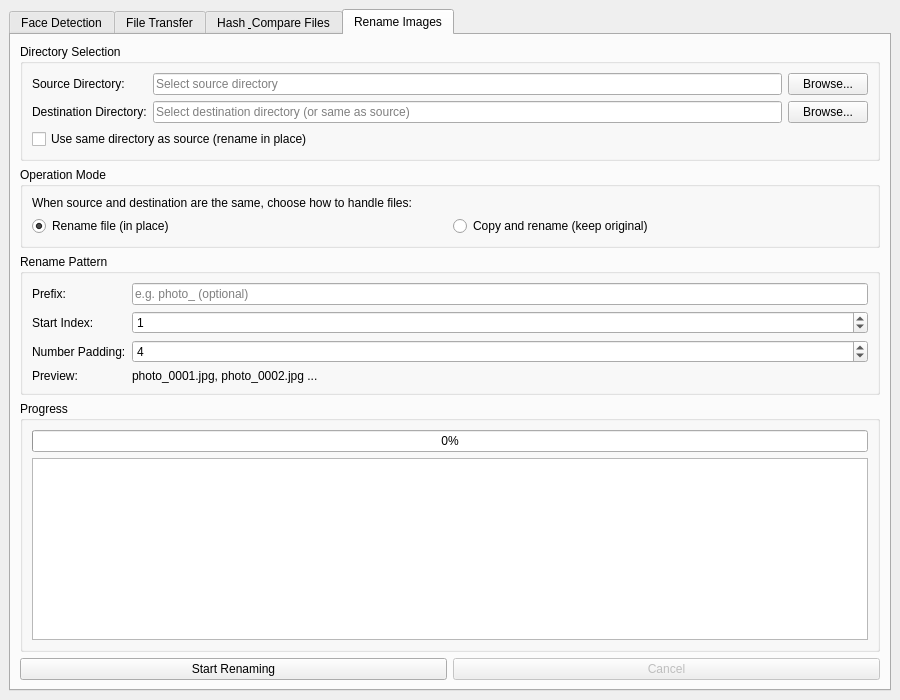
<?xml version="1.0" encoding="UTF-8"?>
<ui version="4.0">
 <class>FacebookMediaGUI</class>
 <widget class="QMainWindow" name="FacebookMediaGUI">
  <property name="geometry">
   <rect>
    <x>0</x>
    <y>0</y>
    <width>900</width>
    <height>700</height>
   </rect>
  </property>
  <property name="windowTitle">
   <string>Facebook Media Gather</string>
  </property>
  <widget class="QWidget" name="centralwidget">
   <layout class="QVBoxLayout" name="centralLayout">
    <item>
     <widget class="QTabWidget" name="tabs">
      <property name="currentIndex">
       <number>3</number>
      </property>
      <widget class="QWidget" name="face_detection_tab">
       <attribute name="title">
        <string>Face Detection</string>
       </attribute>
       <layout class="QVBoxLayout" name="fdMainLayout">
        <item>
         <widget class="QGroupBox" name="fdDirsGroup">
          <property name="title">
           <string>Directory Selection</string>
          </property>
          <layout class="QGridLayout" name="fdDirsLayout">
           <item row="0" column="0">
            <widget class="QLabel" name="fdSrcLabel">
             <property name="text">
              <string>Source Directory:</string>
             </property>
            </widget>
           </item>
           <item row="0" column="1">
            <widget class="QLineEdit" name="src_dir_edit"/>
           </item>
           <item row="0" column="2">
            <widget class="QPushButton" name="fdSrcBrowseBtn">
             <property name="text">
              <string>Browse...</string>
             </property>
            </widget>
           </item>
           <item row="1" column="0">
            <widget class="QLabel" name="fdDestLabel">
             <property name="text">
              <string>Destination Directory:</string>
             </property>
            </widget>
           </item>
           <item row="1" column="1">
            <widget class="QLineEdit" name="dest_dir_edit"/>
           </item>
           <item row="1" column="2">
            <widget class="QPushButton" name="fdDestBrowseBtn">
             <property name="text">
              <string>Browse...</string>
             </property>
            </widget>
           </item>
          </layout>
         </widget>
        </item>
        <item>
         <widget class="QGroupBox" name="fdConfigGroup">
          <property name="title">
           <string>Configuration</string>
          </property>
          <layout class="QGridLayout" name="fdConfigLayout">
           <item row="0" column="0">
            <widget class="QLabel" name="minFacesLabel">
             <property name="text">
              <string>Minimum Faces:</string>
             </property>
            </widget>
           </item>
           <item row="0" column="1">
            <widget class="QSpinBox" name="min_faces_spin">
             <property name="minimum">
              <number>1</number>
             </property>
             <property name="maximum">
              <number>20</number>
             </property>
             <property name="value">
              <number>1</number>
             </property>
            </widget>
           </item>
           <item row="1" column="0">
            <widget class="QLabel" name="threadsLabel">
             <property name="text">
              <string>Thread Count:</string>
             </property>
            </widget>
           </item>
           <item row="1" column="1">
            <widget class="QSpinBox" name="threads_spin">
             <property name="minimum">
              <number>1</number>
             </property>
             <property name="maximum">
              <number>32</number>
             </property>
             <property name="value">
              <number>8</number>
             </property>
            </widget>
           </item>
           <item row="2" column="0">
            <widget class="QLabel" name="processingModeLabel">
             <property name="text">
              <string>Processing Mode:</string>
             </property>
            </widget>
           </item>
           <item row="2" column="1">
            <widget class="QLabel" name="fdModeValueLabel">
             <property name="text">
              <string>CPU — thread pool</string>
             </property>
            </widget>
           </item>
           <item row="3" column="0" colspan="2">
            <widget class="QCheckBox" name="prevent_dup_check">
             <property name="text">
              <string>Prevent Duplication</string>
             </property>
             <property name="checked">
              <bool>true</bool>
             </property>
            </widget>
           </item>
          </layout>
         </widget>
        </item>
        <item>
         <widget class="QGroupBox" name="fdProgressGroup">
          <property name="title">
           <string>Progress</string>
          </property>
          <layout class="QVBoxLayout" name="fdProgressLayout">
           <item>
            <widget class="QProgressBar" name="fd_progress_bar">
             <property name="value">
              <number>0</number>
             </property>
            </widget>
           </item>
           <item>
            <layout class="QHBoxLayout" name="fdStatusLayout">
             <item>
              <widget class="QLabel" name="label">
               <property name="text">
                <string>Processed:</string>
               </property>
              </widget>
             </item>
             <item>
              <widget class="QLabel" name="processed_label">
               <property name="text">
                <string>0</string>
               </property>
              </widget>
             </item>
             <item>
              <widget class="QLabel" name="label">
               <property name="text">
                <string>Copied:</string>
               </property>
              </widget>
             </item>
             <item>
              <widget class="QLabel" name="copied_label">
               <property name="text">
                <string>0</string>
               </property>
              </widget>
             </item>
             <item>
              <widget class="QLabel" name="label">
               <property name="text">
                <string>Errors:</string>
               </property>
              </widget>
             </item>
             <item>
              <widget class="QLabel" name="errors_label">
               <property name="text">
                <string>0</string>
               </property>
              </widget>
             </item>
            </layout>
           </item>
          </layout>
         </widget>
        </item>
        <item>
         <widget class="QGroupBox" name="fdLogGroup">
          <property name="title">
           <string>Log</string>
          </property>
          <layout class="QVBoxLayout" name="fdLogLayout">
           <item>
            <widget class="QTextEdit" name="fd_log_text">
             <property name="readOnly">
              <bool>true</bool>
             </property>
            </widget>
           </item>
          </layout>
         </widget>
        </item>
        <item>
         <layout class="QHBoxLayout" name="fdBtnLayout">
          <item>
           <widget class="QPushButton" name="fd_start_btn">
            <property name="text">
             <string>Start Processing</string>
            </property>
           </widget>
          </item>
          <item>
           <widget class="QPushButton" name="fd_cancel_btn">
            <property name="enabled">
             <bool>false</bool>
            </property>
            <property name="text">
             <string>Cancel</string>
            </property>
           </widget>
          </item>
         </layout>
        </item>
       </layout>
      </widget>
      <widget class="QWidget" name="file_transfer_tab">
       <attribute name="title">
        <string>File Transfer</string>
       </attribute>
       <layout class="QVBoxLayout" name="ftMainLayout">
        <item>
         <widget class="QGroupBox" name="ftDirsGroup">
          <property name="title">
           <string>Directory Selection</string>
          </property>
          <layout class="QGridLayout" name="ftDirsLayout">
           <item row="0" column="0">
            <widget class="QLabel" name="fbSrcLabel">
             <property name="text">
              <string>Facebook Data Directory:</string>
             </property>
            </widget>
           </item>
           <item row="0" column="1">
            <widget class="QLineEdit" name="fb_src_dir_edit">
             <property name="placeholderText">
              <string>Select the Facebook messages directory</string>
             </property>
            </widget>
           </item>
           <item row="0" column="2">
            <widget class="QPushButton" name="fbSrcBrowseBtn">
             <property name="text">
              <string>Browse...</string>
             </property>
            </widget>
           </item>
           <item row="1" column="0">
            <widget class="QLabel" name="fbDestLabel">
             <property name="text">
              <string>Destination Directory:</string>
             </property>
            </widget>
           </item>
           <item row="1" column="1">
            <widget class="QLineEdit" name="fb_dest_dir_edit">
             <property name="placeholderText">
              <string>Select where to copy media files</string>
             </property>
            </widget>
           </item>
           <item row="1" column="2">
            <widget class="QPushButton" name="fbDestBrowseBtn">
             <property name="text">
              <string>Browse...</string>
             </property>
            </widget>
           </item>
          </layout>
         </widget>
        </item>
        <item>
         <widget class="QGroupBox" name="fileTypesGroup">
          <property name="title">
           <string>File Types to Include</string>
          </property>
          <layout class="QHBoxLayout" name="fileTypesLayout">
           <item>
            <widget class="QCheckBox" name="include_images_check">
             <property name="text">
              <string>Images (JPG, PNG)</string>
             </property>
             <property name="checked">
              <bool>true</bool>
             </property>
            </widget>
           </item>
           <item>
            <widget class="QCheckBox" name="include_videos_check">
             <property name="text">
              <string>Videos (MP4)</string>
             </property>
             <property name="checked">
              <bool>true</bool>
             </property>
            </widget>
           </item>
           <item>
            <widget class="QCheckBox" name="include_gifs_check">
             <property name="text">
              <string>GIFs</string>
             </property>
             <property name="checked">
              <bool>true</bool>
             </property>
            </widget>
           </item>
          </layout>
         </widget>
        </item>
        <item>
         <widget class="QGroupBox" name="idsGroup">
          <property name="title">
           <string>Conversation IDs</string>
          </property>
          <layout class="QVBoxLayout" name="idsLayout">
           <item>
            <widget class="QListWidget" name="conversation_list"/>
           </item>
           <item>
            <layout class="QHBoxLayout" name="idBtnsLayout">
             <item>
              <widget class="QPushButton" name="addIdBtn">
               <property name="text">
                <string>Add ID</string>
               </property>
              </widget>
             </item>
             <item>
              <widget class="QPushButton" name="removeIdBtn">
               <property name="text">
                <string>Remove Selected</string>
               </property>
              </widget>
             </item>
             <item>
              <widget class="QPushButton" name="loadIdsBtn">
               <property name="text">
                <string>Load IDs from File</string>
               </property>
              </widget>
             </item>
             <item>
              <widget class="QPushButton" name="saveIdsBtn">
               <property name="text">
                <string>Save IDs to File</string>
               </property>
              </widget>
             </item>
            </layout>
           </item>
          </layout>
         </widget>
        </item>
        <item>
         <widget class="QGroupBox" name="ftProgressGroup">
          <property name="title">
           <string>Progress</string>
          </property>
          <layout class="QVBoxLayout" name="ftProgressLayout">
           <item>
            <widget class="QProgressBar" name="transfer_progress_bar">
             <property name="value">
              <number>0</number>
             </property>
            </widget>
           </item>
           <item>
            <widget class="QTextEdit" name="transfer_log">
             <property name="readOnly">
              <bool>true</bool>
             </property>
            </widget>
           </item>
          </layout>
         </widget>
        </item>
        <item>
         <layout class="QHBoxLayout" name="ftBtnLayout">
          <item>
           <widget class="QPushButton" name="transfer_start_btn">
            <property name="text">
             <string>Start Transfer</string>
            </property>
           </widget>
          </item>
          <item>
           <widget class="QPushButton" name="transfer_cancel_btn">
            <property name="enabled">
             <bool>false</bool>
            </property>
            <property name="text">
             <string>Cancel</string>
            </property>
           </widget>
          </item>
         </layout>
        </item>
       </layout>
      </widget>
      <widget class="QWidget" name="hash_files_tab">
       <attribute name="title">
        <string>Hash &amp; Compare Files</string>
       </attribute>
       <layout class="QVBoxLayout" name="hashMainLayout">
        <item>
         <widget class="QGroupBox" name="hashDirsGroup">
          <property name="title">
           <string>Directory Selection</string>
          </property>
          <layout class="QGridLayout" name="hashDirsLayout">
           <item row="0" column="0">
            <widget class="QLabel" name="hashSrcLabel">
             <property name="text">
              <string>Source Directory:</string>
             </property>
            </widget>
           </item>
           <item row="0" column="1">
            <widget class="QLineEdit" name="hash_src_dir_edit"/>
           </item>
           <item row="0" column="2">
            <widget class="QPushButton" name="hashSrcBrowseBtn">
             <property name="text">
              <string>Browse...</string>
             </property>
            </widget>
           </item>
           <item row="1" column="0">
            <widget class="QLabel" name="hashTargetLabel">
             <property name="text">
              <string>Target Directory:</string>
             </property>
            </widget>
           </item>
           <item row="1" column="1">
            <widget class="QLineEdit" name="hash_target_dir_edit"/>
           </item>
           <item row="1" column="2">
            <widget class="QPushButton" name="hashTargetBrowseBtn">
             <property name="text">
              <string>Browse...</string>
             </property>
            </widget>
           </item>
          </layout>
         </widget>
        </item>
        <item>
         <widget class="QGroupBox" name="actionGroup">
          <property name="title">
           <string>Action</string>
          </property>
          <layout class="QVBoxLayout" name="actionLayout">
           <item>
            <widget class="QComboBox" name="hash_action_combo">
             <item>
              <property name="text">
               <string>Calculate hashes and find matches</string>
              </property>
             </item>
             <item>
              <property name="text">
               <string>Rename target files to match source files</string>
              </property>
             </item>
            </widget>
           </item>
          </layout>
         </widget>
        </item>
        <item>
         <widget class="QGroupBox" name="hashProgressGroup">
          <property name="title">
           <string>Progress</string>
          </property>
          <layout class="QVBoxLayout" name="hashProgressLayout">
           <item>
            <widget class="QProgressBar" name="hash_progress_bar">
             <property name="value">
              <number>0</number>
             </property>
            </widget>
           </item>
           <item>
            <widget class="QTextEdit" name="hash_log">
             <property name="readOnly">
              <bool>true</bool>
             </property>
            </widget>
           </item>
          </layout>
         </widget>
        </item>
        <item>
         <layout class="QHBoxLayout" name="hashBtnLayout">
          <item>
           <widget class="QPushButton" name="hash_start_btn">
            <property name="text">
             <string>Start Processing</string>
            </property>
           </widget>
          </item>
          <item>
           <widget class="QPushButton" name="hash_cancel_btn">
            <property name="enabled">
             <bool>false</bool>
            </property>
            <property name="text">
             <string>Cancel</string>
            </property>
           </widget>
          </item>
         </layout>
        </item>
       </layout>
      </widget>
      <widget class="QWidget" name="rename_images_tab">
       <attribute name="title">
        <string>Rename Images</string>
       </attribute>
       <layout class="QVBoxLayout" name="renameMainLayout">
        <item>
         <widget class="QGroupBox" name="renameDirsGroup">
          <property name="title">
           <string>Directory Selection</string>
          </property>
          <layout class="QGridLayout" name="renameDirsLayout">
           <item row="0" column="0">
            <widget class="QLabel" name="renameSrcLabel">
             <property name="text">
              <string>Source Directory:</string>
             </property>
            </widget>
           </item>
           <item row="0" column="1">
            <widget class="QLineEdit" name="rename_src_dir_edit">
             <property name="placeholderText">
              <string>Select source directory</string>
             </property>
            </widget>
           </item>
           <item row="0" column="2">
            <widget class="QPushButton" name="renameSrcBrowseBtn">
             <property name="text">
              <string>Browse...</string>
             </property>
            </widget>
           </item>
           <item row="1" column="0">
            <widget class="QLabel" name="renameDestLabel">
             <property name="text">
              <string>Destination Directory:</string>
             </property>
            </widget>
           </item>
           <item row="1" column="1">
            <widget class="QLineEdit" name="rename_dest_dir_edit">
             <property name="placeholderText">
              <string>Select destination directory (or same as source)</string>
             </property>
            </widget>
           </item>
           <item row="1" column="2">
            <widget class="QPushButton" name="renameDestBrowseBtn">
             <property name="text">
              <string>Browse...</string>
             </property>
            </widget>
           </item>
           <item row="2" column="0" colspan="3">
            <widget class="QCheckBox" name="rename_same_dir_check">
             <property name="text">
              <string>Use same directory as source (rename in place)</string>
             </property>
            </widget>
           </item>
          </layout>
         </widget>
        </item>
        <item>
         <widget class="QGroupBox" name="renameOperationGroup">
          <property name="title">
           <string>Operation Mode</string>
          </property>
          <layout class="QVBoxLayout" name="renameOperationLayout">
           <item>
            <widget class="QLabel" name="renameOperationHint">
             <property name="text">
              <string>When source and destination are the same, choose how to handle files:</string>
             </property>
             <property name="wordWrap">
              <bool>true</bool>
             </property>
            </widget>
           </item>
           <item>
            <layout class="QHBoxLayout" name="renameRadioLayout">
             <item>
              <widget class="QRadioButton" name="rename_inplace_radio">
               <property name="text">
                <string>Rename file (in place)</string>
               </property>
               <property name="checked">
                <bool>true</bool>
               </property>
              </widget>
             </item>
             <item>
              <widget class="QRadioButton" name="rename_copy_radio">
               <property name="text">
                <string>Copy and rename (keep original)</string>
               </property>
              </widget>
             </item>
            </layout>
           </item>
          </layout>
         </widget>
        </item>
        <item>
         <widget class="QGroupBox" name="renamePatternGroup">
          <property name="title">
           <string>Rename Pattern</string>
          </property>
          <layout class="QGridLayout" name="renamePatternLayout">
           <item row="0" column="0">
            <widget class="QLabel" name="renamePrefixLabel">
             <property name="text">
              <string>Prefix:</string>
             </property>
            </widget>
           </item>
           <item row="0" column="1">
            <widget class="QLineEdit" name="rename_prefix_edit">
             <property name="placeholderText">
              <string>e.g. photo_ (optional)</string>
             </property>
            </widget>
           </item>
           <item row="1" column="0">
            <widget class="QLabel" name="renameStartIndexLabel">
             <property name="text">
              <string>Start Index:</string>
             </property>
            </widget>
           </item>
           <item row="1" column="1">
            <widget class="QSpinBox" name="rename_start_index_spin">
             <property name="minimum">
              <number>0</number>
             </property>
             <property name="maximum">
              <number>999999</number>
             </property>
             <property name="value">
              <number>1</number>
             </property>
            </widget>
           </item>
           <item row="2" column="0">
            <widget class="QLabel" name="renamePaddingLabel">
             <property name="text">
              <string>Number Padding:</string>
             </property>
            </widget>
           </item>
           <item row="2" column="1">
            <widget class="QSpinBox" name="rename_padding_spin">
             <property name="toolTip">
              <string>e.g. padding 4 → 0001, 0002...</string>
             </property>
             <property name="minimum">
              <number>1</number>
             </property>
             <property name="maximum">
              <number>10</number>
             </property>
             <property name="value">
              <number>4</number>
             </property>
            </widget>
           </item>
           <item row="3" column="0">
            <widget class="QLabel" name="renamePreviewLabel">
             <property name="text">
              <string>Preview:</string>
             </property>
            </widget>
           </item>
           <item row="3" column="1">
            <widget class="QLabel" name="rename_preview_label">
             <property name="text">
              <string>photo_0001.jpg, photo_0002.jpg ...</string>
             </property>
            </widget>
           </item>
          </layout>
         </widget>
        </item>
        <item>
         <widget class="QGroupBox" name="renameProgressGroup">
          <property name="title">
           <string>Progress</string>
          </property>
          <layout class="QVBoxLayout" name="renameProgressLayout">
           <item>
            <widget class="QProgressBar" name="rename_progress_bar">
             <property name="value">
              <number>0</number>
             </property>
            </widget>
           </item>
           <item>
            <widget class="QTextEdit" name="rename_log">
             <property name="readOnly">
              <bool>true</bool>
             </property>
            </widget>
           </item>
          </layout>
         </widget>
        </item>
        <item>
         <layout class="QHBoxLayout" name="renameBtnLayout">
          <item>
           <widget class="QPushButton" name="rename_start_btn">
            <property name="text">
             <string>Start Renaming</string>
            </property>
           </widget>
          </item>
          <item>
           <widget class="QPushButton" name="rename_cancel_btn">
            <property name="enabled">
             <bool>false</bool>
            </property>
            <property name="text">
             <string>Cancel</string>
            </property>
           </widget>
          </item>
         </layout>
        </item>
       </layout>
      </widget>
     </widget>
    </item>
   </layout>
  </widget>
 </widget>
 <resources/>
 <connections/>
</ui>
